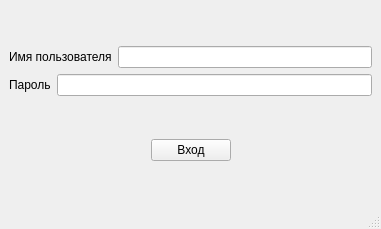
<?xml version="1.0" encoding="UTF-8"?>
<ui version="4.0">
 <class>MainWindow</class>
 <widget class="QMainWindow" name="MainWindow">
  <property name="geometry">
   <rect>
    <x>0</x>
    <y>0</y>
    <width>381</width>
    <height>229</height>
   </rect>
  </property>
  <property name="windowTitle">
   <string>MainWindow</string>
  </property>
  <widget class="QWidget" name="centralwidget">
   <layout class="QVBoxLayout" name="verticalLayout_2">
    <item>
     <layout class="QVBoxLayout" name="verticalLayout">
      <item>
       <layout class="QHBoxLayout" name="horizontalLayout_2">
        <item>
         <widget class="QLabel" name="label">
          <property name="text">
           <string>Имя пользователя</string>
          </property>
         </widget>
        </item>
        <item>
         <widget class="QLineEdit" name="lineEdit"/>
        </item>
       </layout>
      </item>
      <item>
       <layout class="QHBoxLayout" name="horizontalLayout">
        <item>
         <widget class="QLabel" name="label_2">
          <property name="text">
           <string>Пароль</string>
          </property>
         </widget>
        </item>
        <item>
         <widget class="QLineEdit" name="lineEdit_2"/>
        </item>
       </layout>
      </item>
     </layout>
    </item>
    <item>
     <layout class="QHBoxLayout" name="horizontalLayout_3">
      <item>
       <spacer name="horizontalSpacer">
        <property name="orientation">
         <enum>Qt::Orientation::Horizontal</enum>
        </property>
        <property name="sizeHint" stdset="0">
         <size>
          <width>40</width>
          <height>20</height>
         </size>
        </property>
       </spacer>
      </item>
      <item>
       <widget class="QPushButton" name="pushButton">
        <property name="text">
         <string>Вход</string>
        </property>
       </widget>
      </item>
      <item>
       <spacer name="horizontalSpacer_2">
        <property name="orientation">
         <enum>Qt::Orientation::Horizontal</enum>
        </property>
        <property name="sizeHint" stdset="0">
         <size>
          <width>40</width>
          <height>20</height>
         </size>
        </property>
       </spacer>
      </item>
     </layout>
    </item>
   </layout>
  </widget>
  <widget class="QMenuBar" name="menubar">
   <property name="geometry">
    <rect>
     <x>0</x>
     <y>0</y>
     <width>381</width>
     <height>22</height>
    </rect>
   </property>
  </widget>
  <widget class="QStatusBar" name="statusbar"/>
 </widget>
 <resources/>
 <connections/>
</ui>
